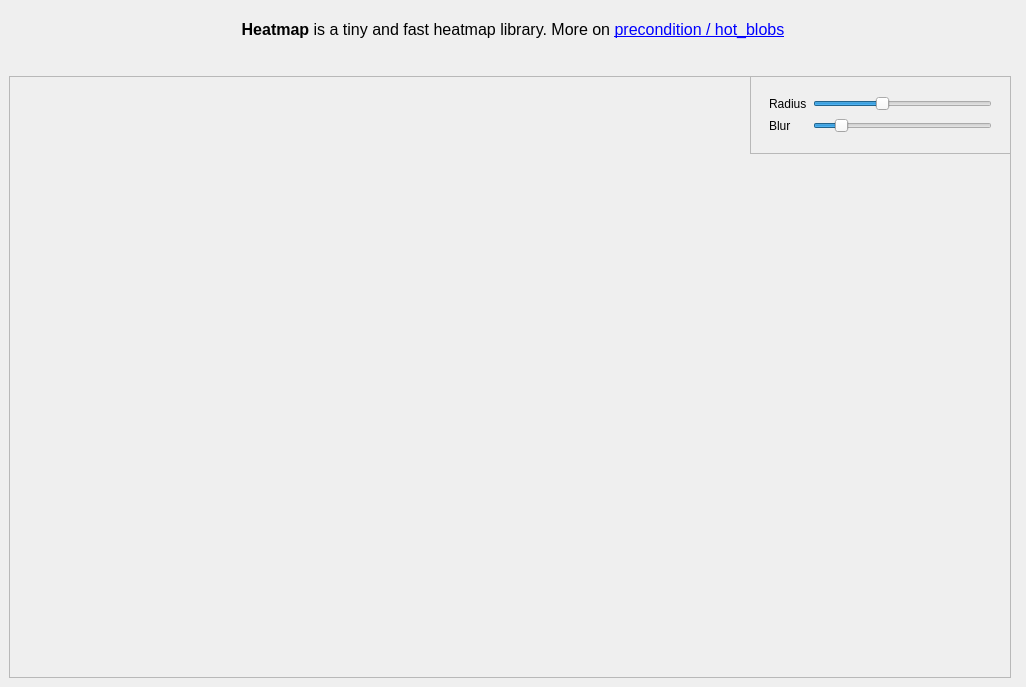
<?xml version="1.0" encoding="UTF-8"?>
<ui version="4.0">
 <class>MainWindow</class>
 <widget class="QMainWindow" name="MainWindow">
  <property name="geometry">
   <rect>
    <x>0</x>
    <y>0</y>
    <width>1026</width>
    <height>687</height>
   </rect>
  </property>
  <property name="windowTitle">
   <string>Simpleheat Demo Replica</string>
  </property>
  <widget class="QWidget" name="centralwidget">
   <property name="sizePolicy">
    <sizepolicy hsizetype="Ignored" vsizetype="Ignored">
     <horstretch>0</horstretch>
     <verstretch>0</verstretch>
    </sizepolicy>
   </property>
   <layout class="QVBoxLayout" name="verticalLayout">
    <item>
     <widget class="QLabel" name="header">
      <property name="sizePolicy">
       <sizepolicy hsizetype="Preferred" vsizetype="Maximum">
        <horstretch>0</horstretch>
        <verstretch>0</verstretch>
       </sizepolicy>
      </property>
      <property name="whatsThis">
       <string notr="true"/>
      </property>
      <property name="accessibleName">
       <string notr="true"/>
      </property>
      <property name="text">
       <string>&lt;html&gt;&lt;head/&gt;&lt;body&gt;&lt;p align=&quot;center&quot;&gt;&lt;span style=&quot; font-size:12pt; font-weight:600;&quot;&gt;Heatmap&lt;/span&gt;&lt;span style=&quot; font-size:12pt;&quot;&gt; is a tiny and fast heatmap library. More on &lt;/span&gt;&lt;a href=&quot;https://github.com/precondition/simpleheat&quot;&gt;&lt;span style=&quot; font-size:12pt; text-decoration: underline; color:#0000ff;&quot;&gt;precondition / hot_blobs&lt;/span&gt;&lt;/a&gt;&lt;/p&gt;&lt;/body&gt;&lt;/html&gt;</string>
      </property>
      <property name="wordWrap">
       <bool>true</bool>
      </property>
      <property name="openExternalLinks">
       <bool>true</bool>
      </property>
     </widget>
    </item>
    <item>
     <spacer name="verticalSpacer">
      <property name="orientation">
       <enum>Qt::Vertical</enum>
      </property>
      <property name="sizeType">
       <enum>QSizePolicy::Maximum</enum>
      </property>
      <property name="sizeHint" stdset="0">
       <size>
        <width>20</width>
        <height>20</height>
       </size>
      </property>
     </spacer>
    </item>
    <item>
     <widget class="QFrame" name="frame">
      <property name="sizePolicy">
       <sizepolicy hsizetype="Fixed" vsizetype="Fixed">
        <horstretch>0</horstretch>
        <verstretch>0</verstretch>
       </sizepolicy>
      </property>
      <property name="minimumSize">
       <size>
        <width>1002</width>
        <height>602</height>
       </size>
      </property>
      <property name="frameShape">
       <enum>QFrame::StyledPanel</enum>
      </property>
      <property name="frameShadow">
       <enum>QFrame::Raised</enum>
      </property>
      <property name="lineWidth">
       <number>3</number>
      </property>
      <widget class="Canvas" name="canvas">
       <property name="enabled">
        <bool>true</bool>
       </property>
       <property name="geometry">
        <rect>
         <x>1</x>
         <y>1</y>
         <width>1000</width>
         <height>600</height>
        </rect>
       </property>
       <property name="mouseTracking">
        <bool>true</bool>
       </property>
       <property name="tabletTracking">
        <bool>true</bool>
       </property>
       <property name="autoFillBackground">
        <bool>true</bool>
       </property>
       <widget class="QFrame" name="frame_options">
        <property name="geometry">
         <rect>
          <x>740</x>
          <y>-1</y>
          <width>261</width>
          <height>78</height>
         </rect>
        </property>
        <property name="autoFillBackground">
         <bool>true</bool>
        </property>
        <property name="frameShape">
         <enum>QFrame::StyledPanel</enum>
        </property>
        <property name="frameShadow">
         <enum>QFrame::Raised</enum>
        </property>
        <property name="lineWidth">
         <number>3</number>
        </property>
        <layout class="QGridLayout" name="gridLayout_2">
         <item row="0" column="0">
          <widget class="QWidget" name="options" native="true">
           <property name="enabled">
            <bool>true</bool>
           </property>
           <property name="sizePolicy">
            <sizepolicy hsizetype="Preferred" vsizetype="Preferred">
             <horstretch>0</horstretch>
             <verstretch>0</verstretch>
            </sizepolicy>
           </property>
           <layout class="QGridLayout" name="gridLayout">
            <item row="1" column="1">
             <widget class="QSlider" name="blurSlider">
              <property name="minimum">
               <number>10</number>
              </property>
              <property name="maximum">
               <number>50</number>
              </property>
              <property name="value">
               <number>15</number>
              </property>
              <property name="orientation">
               <enum>Qt::Horizontal</enum>
              </property>
             </widget>
            </item>
            <item row="1" column="0">
             <widget class="QLabel" name="blurLabel">
              <property name="text">
               <string>Blur</string>
              </property>
             </widget>
            </item>
            <item row="0" column="1">
             <widget class="QSlider" name="radiusSlider">
              <property name="accessibleName">
               <string notr="true"/>
              </property>
              <property name="minimum">
               <number>10</number>
              </property>
              <property name="maximum">
               <number>50</number>
              </property>
              <property name="value">
               <number>25</number>
              </property>
              <property name="orientation">
               <enum>Qt::Horizontal</enum>
              </property>
             </widget>
            </item>
            <item row="0" column="0">
             <widget class="QLabel" name="radiusLabel">
              <property name="accessibleName">
               <string notr="true"/>
              </property>
              <property name="text">
               <string>Radius</string>
              </property>
             </widget>
            </item>
           </layout>
          </widget>
         </item>
        </layout>
       </widget>
      </widget>
     </widget>
    </item>
   </layout>
  </widget>
 </widget>
 <customwidgets>
  <customwidget>
   <class>Canvas</class>
   <extends>QLabel</extends>
   <header>canvas_class</header>
  </customwidget>
 </customwidgets>
 <resources/>
 <connections/>
</ui>
